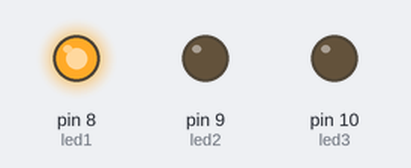
Recording of a sketch running on a simulated Arduino Uno, built with avr-gcc and run on an emulated ATmega328P. Shown: output pins drawn as LEDs (lit = HIGH).

Above: at 0.2 s.
At 0.7 s:
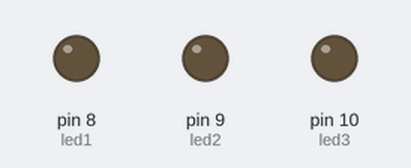
At 1.2 s:
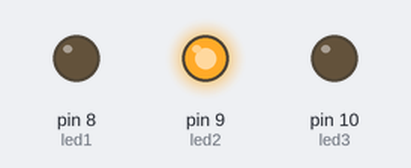
At 2.5 s:
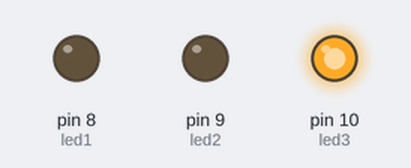
At 3.8 s:
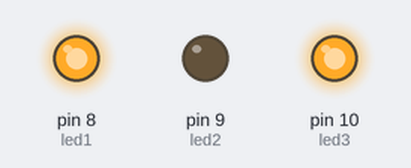
Timing chart, 0 to 4.1 s (numbered marks = the images above):
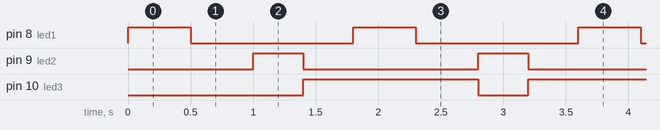

The sketch:

FarinangoRafael_SIMULACION2.1_SE.ino
```cpp
/*
 * CAPITULO II: PUERTOS DIGITALES
 * CODIGO 1: MANEJO DE PUERTOS CONFIGURADOS COMO SALIDAS
 * OBJETIVO: ENCENDER Y APAGAR LEDS MEDIANTE EL USO DE DIFERENTES TIPOS DE VARIABLES
 * NOMBRE: FARINANGO RAFAEL
 */

//tipos de variables int, float, char
#define led1 8 //no se puede alterar su valor
int led2 = 9; //variable normal
const int led3 = 10; //variable constante, es mas recomendable usar este tipo de variable

void setup() {
  pinMode(led1,OUTPUT); //declaro el pin 8 como salida
  pinMode(led2,OUTPUT); //declaro el pin 9 como salida
  pinMode(led3,OUTPUT); //declaro el pin 10 como salida
}

void loop() {
  digitalWrite(led1,HIGH); //envia 5v al pin 8
  delay(500); //se detiene por o,5 segundos
  digitalWrite(led1,LOW); //envia 0v al pin 8
  delay(500); //se detiene por o,5 segundos
  digitalWrite(led2,HIGH);
  digitalWrite(led3,LOW);
  delay(400);
  digitalWrite(led2,LOW);
  digitalWrite(led3,HIGH);
  delay(400);
}
```

Measured:
- by itself, pin 8 (led1): alternates HIGH for 0.50 s and LOW for 1.3 s
- by itself, pin 9 (led2): alternates HIGH for 0.40 s and LOW for 1.4 s
- by itself, pin 10 (led3): alternates HIGH for 1.4 s and LOW for 0.40 s
